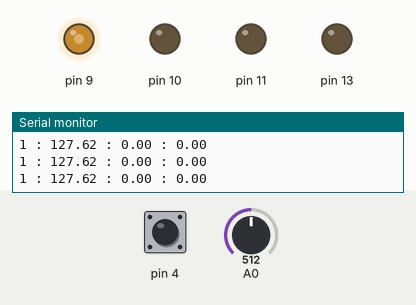
This sketch was run on a simulated Arduino Uno, built with avr-gcc and run on an emulated ATmega328P. On the bench: output pins drawn as LEDs (lit = HIGH), the last lines printed to the serial monitor. The inputs (shaded band) are chosen by the test bench; at power-on: A0 = 512, pin 4 HIGH.

Above: at 1.2 s.
1.3 s: A0 set to 418
At 2.4 s:
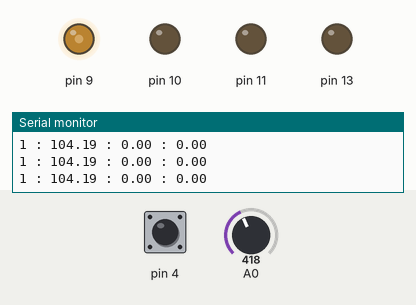
4.3 s: A0 set to 394
At 4.7 s:
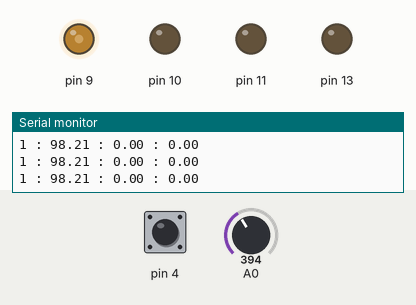
7.3 s: pin 4 pulled LOW for 0.15 s
At 8.6 s:
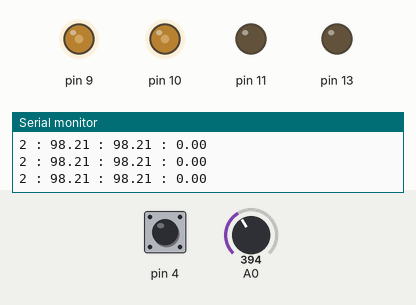
8.9 s: pin 4 pulled LOW for 0.15 s
At 10.1 s:
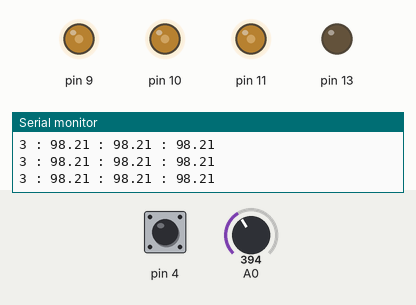
10.5 s: pin 4 pulled LOW for 1 s
At 12.5 s:
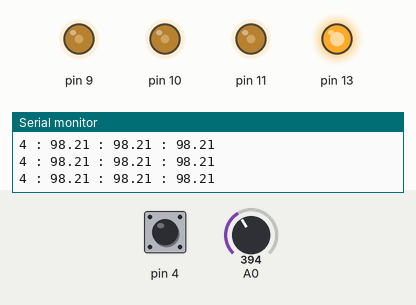
13.0 s: pin 4 pulled LOW for 3.2 s
At 17.3 s:
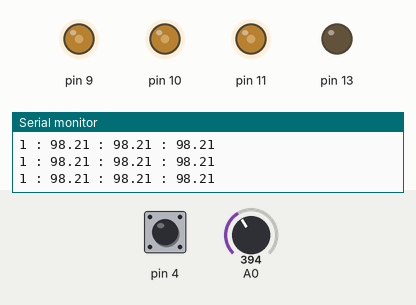
Timing chart, 0 to 18.7 s (numbered marks = the images above; inputs shaded):
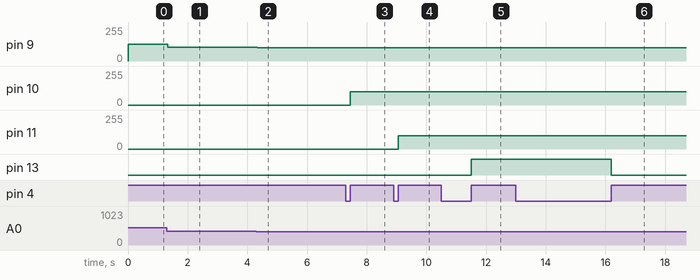

Measured:
- after the input at 1.3 s, pin 9: 127/255 → 104/255 at once
- after the input at 4.3 s, pin 9: 104/255 → 98/255 at once
- after the input at 7.3 s, pin 10: 0/255 → 98/255 after 0.15 s
- after the input at 8.9 s, pin 11: 0/255 → 98/255 after 0.15 s
- after the input at 10.5 s, pin 13: LOW → HIGH after 1.0 s
- after the input at 13.0 s, pin 13: HIGH → LOW after 3.2 s

The sketch:

RGBLed.INO
```cpp
/*
for this tutorial a common cathode RGB must be used to directly connect it to arduino digital pin 9,10,11. The longest one must
be connected to a ground source. a tactile switch is then connected to digitalpin 4

*/


float col1 = 0, col2 = 0, col3 = 0, newCol;
int sw = 1;

void setup() {
  // put your setup code here, to run once
  pinMode(4, INPUT_PULLUP);
  pinMode(13, OUTPUT);
  Serial.begin(9600);
}

void loop() {
  if (digitalRead(4) == 0)
  {
    while (digitalRead(4) == 0)
    {
      //debounce
    }
    if (sw < 4)
    {
      sw = sw + 1;
    }
    else
    {
      sw = 1;
    }
  }
  Serial.print(sw);
  Serial.print(" : ");
  Serial.print(col1);
  Serial.print(" : ");
  Serial.print(col2);
  Serial.print(" : ");
  Serial.println(col3);

  newCol = (analogRead(0) / 1023.0) * 255.0;
  analogWrite(9, col1 );
  analogWrite(10, col2 );
  analogWrite(11, col3 );

  if (sw == 1) {
    col1 = newCol;
    digitalWrite(13, 0);
  }
  else if (sw == 2) {
    col2 = newCol;
    digitalWrite(13, 0);
  }
  else if (sw == 3) {
    col3 = newCol;
    digitalWrite(13, 0);
  }
  else {
    digitalWrite(13, 1);
  }
  //delay(10);
}
```
